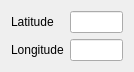
<?xml version="1.0" encoding="UTF-8"?>
<ui version="4.0">
 <class>WaypointDetails</class>
 <widget class="QWidget" name="WaypointDetails">
  <property name="geometry">
   <rect>
    <x>0</x>
    <y>0</y>
    <width>134</width>
    <height>70</height>
   </rect>
  </property>
  <property name="sizePolicy">
   <sizepolicy hsizetype="Preferred" vsizetype="Preferred">
    <horstretch>1</horstretch>
    <verstretch>0</verstretch>
   </sizepolicy>
  </property>
  <property name="minimumSize">
   <size>
    <width>0</width>
    <height>0</height>
   </size>
  </property>
  <property name="windowTitle">
   <string>Form</string>
  </property>
  <layout class="QFormLayout" name="formLayout">
   <item row="0" column="0">
    <widget class="QLabel" name="latLabel">
     <property name="text">
      <string>Latitude</string>
     </property>
    </widget>
   </item>
   <item row="0" column="1">
    <widget class="QLineEdit" name="latitudeLineEdit">
     <property name="minimumSize">
      <size>
       <width>50</width>
       <height>0</height>
      </size>
     </property>
    </widget>
   </item>
   <item row="1" column="0">
    <widget class="QLabel" name="lonLabel">
     <property name="text">
      <string>Longitude</string>
     </property>
    </widget>
   </item>
   <item row="1" column="1">
    <widget class="QLineEdit" name="longitudeLineEdit">
     <property name="minimumSize">
      <size>
       <width>50</width>
       <height>0</height>
      </size>
     </property>
    </widget>
   </item>
  </layout>
 </widget>
 <resources/>
 <connections/>
</ui>
